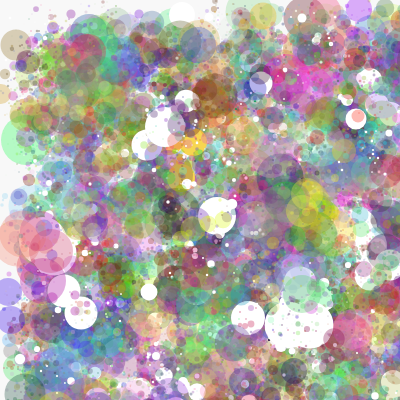
Frame 1 (no input)
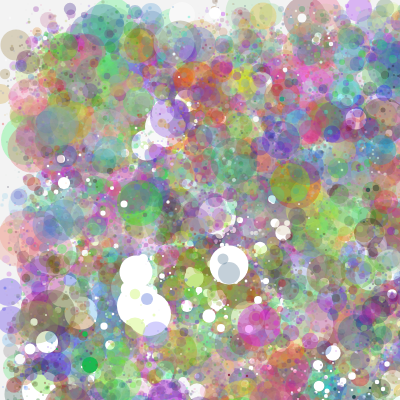
Frame 2 (the mouse pressed at the canvas centre, redrawn once)

The p5.js sketch that drew these frames (run headless with seeded random() and noise() and a simulated clock; the mouse was pressed at the canvas centre and the sketch redrawn once):

// p5.js sketch
// ── sketch.js
/* based on code I found a while ago on github somewhere */

let randomColour;
			let randomSize;
			let xPos;
			
			let yPos;
			let i; // counter
			let j; // counter

function setup() {
  createCanvas(400, 400);
  
  noLoop();
  noStroke();
  
}

function draw() {
  background(220, 50);
  
  //Set up random number of circles 
			let randNo = Math.round(Math.random()*20000);
			let count = 0;
			
			while(count < randNo){
			
				randomColour = '#'+(Math.random()*0xFFFFFF<<0).toString(16)+50;  //add translucency at the end
				randomSize = Math.round(Math.random()*50);
				xPos = Math.round(Math.random()*1200);
				yPos = Math.round(Math.random()*800);
				
				
              
              drawSplatter(randomSize, xPos, yPos, randomColour) 
				count ++;
				
			}
		
  
  
  
  
}

function drawFilledCircle(size,xPos,yPos,colour){
				
                fill(colour)
				circle(xPos,yPos,size);
				
				
				}

function drawSplatter(size,xPos,yPos,colour){
				for(let j=0;j<10;j++){
					let splatSize = size / Math.round(Math.random()*30);
					drawFilledCircle(splatSize,xPos +
					Math.round(Math.random()*50),yPos + Math.round(Math.random()*50),colour);
				}
			}
